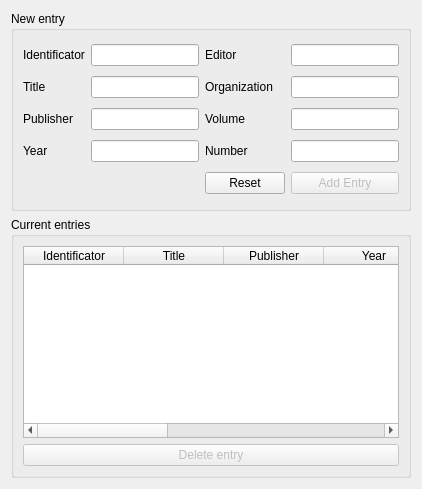
     <widget class="QWidget" name="tabProceedings">
      <attribute name="title">
       <string>Proceedings</string>
      </attribute>
      <layout class="QGridLayout" name="gridLayout_28">
       <item row="0" column="0">
        <widget class="QGroupBox" name="groupBoxProceedingsNewEntry">
         <property name="minimumSize">
          <size>
           <width>0</width>
           <height>200</height>
          </size>
         </property>
         <property name="maximumSize">
          <size>
           <width>16777215</width>
           <height>200</height>
          </size>
         </property>
         <property name="title">
          <string>New entry</string>
         </property>
         <layout class="QGridLayout" name="gridLayout_26">
          <item row="2" column="1">
           <widget class="QLineEdit" name="lineEditProceedingsPublisher"/>
          </item>
          <item row="3" column="0">
           <widget class="QLabel" name="labelProceedingsYear">
            <property name="text">
             <string>Year</string>
            </property>
           </widget>
          </item>
          <item row="3" column="2">
           <widget class="QLabel" name="labelProceedingsNumber">
            <property name="text">
             <string>Number</string>
            </property>
           </widget>
          </item>
          <item row="1" column="2">
           <widget class="QLabel" name="labelProceedingsOrganization">
            <property name="text">
             <string>Organization</string>
            </property>
           </widget>
          </item>
          <item row="2" column="2">
           <widget class="QLabel" name="labelProceedingsVolume">
            <property name="text">
             <string>Volume</string>
            </property>
           </widget>
          </item>
          <item row="0" column="1">
           <widget class="QLineEdit" name="lineEditProceedingsIdentificator"/>
          </item>
          <item row="2" column="0">
           <widget class="QLabel" name="labelProceedingsPublisher">
            <property name="text">
             <string>Publisher</string>
            </property>
           </widget>
          </item>
          <item row="0" column="2">
           <widget class="QLabel" name="labelProceedingsEditor">
            <property name="text">
             <string>Editor</string>
            </property>
           </widget>
          </item>
          <item row="0" column="0">
           <widget class="QLabel" name="labelProceedingsID">
            <property name="text">
             <string>Identificator</string>
            </property>
           </widget>
          </item>
          <item row="1" column="1">
           <widget class="QLineEdit" name="lineEditProceedingsTitle"/>
          </item>
          <item row="1" column="0">
           <widget class="QLabel" name="labelProceedingsTitle">
            <property name="text">
             <string>Title</string>
            </property>
           </widget>
          </item>
          <item row="3" column="1">
           <widget class="QLineEdit" name="lineEditProceedingsYear">
            <property name="maxLength">
             <number>4</number>
            </property>
           </widget>
          </item>
          <item row="4" column="5">
           <widget class="QPushButton" name="pushButtonProceedingsAddEntry">
            <property name="enabled">
             <bool>false</bool>
            </property>
            <property name="text">
             <string>Add Entry</string>
            </property>
           </widget>
          </item>
          <item row="3" column="5">
           <widget class="QLineEdit" name="lineEditProceedingsNumber"/>
          </item>
          <item row="2" column="5">
           <widget class="QLineEdit" name="lineEditProceedingsVolume"/>
          </item>
          <item row="1" column="5">
           <widget class="QLineEdit" name="lineEditProceedingsOrganization"/>
          </item>
          <item row="0" column="5">
           <widget class="QLineEdit" name="lineEditProceedingsEditor"/>
          </item>
          <item row="4" column="2">
           <widget class="QPushButton" name="pushButtonProceedingsReset">
            <property name="text">
             <string>Reset</string>
            </property>
           </widget>
          </item>
         </layout>
        </widget>
       </item>
       <item row="1" column="0">
        <widget class="QGroupBox" name="groupBoxProceedingsCurrentEntries">
         <property name="title">
          <string>Current entries</string>
         </property>
         <layout class="QGridLayout" name="gridLayout_27">
          <item row="1" column="0">
           <widget class="QPushButton" name="pushButtonProceedingsDelete">
            <property name="enabled">
             <bool>false</bool>
            </property>
            <property name="text">
             <string>Delete entry</string>
            </property>
           </widget>
          </item>
          <item row="0" column="0">
           <widget class="QTableWidget" name="tableWidgetProceedings">
            <property name="selectionMode">
             <enum>QAbstractItemView::SingleSelection</enum>
            </property>
            <property name="selectionBehavior">
             <enum>QAbstractItemView::SelectRows</enum>
            </property>
            <attribute name="horizontalHeaderShowSortIndicator" stdset="0">
             <bool>false</bool>
            </attribute>
            <attribute name="horizontalHeaderStretchLastSection">
             <bool>true</bool>
            </attribute>
            <attribute name="verticalHeaderVisible">
             <bool>false</bool>
            </attribute>
            <attribute name="verticalHeaderStretchLastSection">
             <bool>false</bool>
            </attribute>
            <column>
             <property name="text">
              <string>Identificator</string>
             </property>
            </column>
            <column>
             <property name="text">
              <string>Title</string>
             </property>
            </column>
            <column>
             <property name="text">
              <string>Publisher</string>
             </property>
            </column>
            <column>
             <property name="text">
              <string>Year</string>
             </property>
            </column>
            <column>
             <property name="text">
              <string>Editor</string>
             </property>
            </column>
            <column>
             <property name="text">
              <string>Organization</string>
             </property>
            </column>
            <column>
             <property name="text">
              <string>Volume</string>
             </property>
            </column>
            <column>
             <property name="text">
              <string>Number</string>
             </property>
            </column>
           </widget>
          </item>
         </layout>
        </widget>
       </item>
      </layout>
     </widget>
